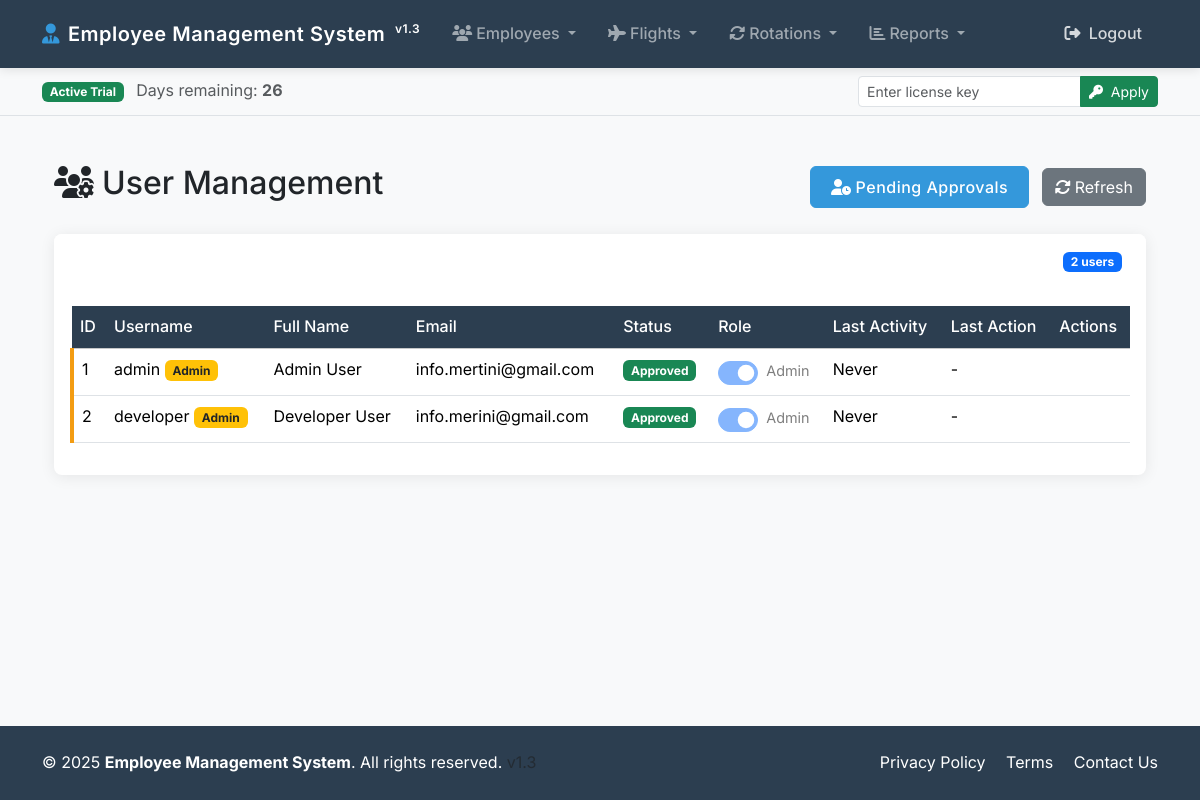
Screenshot of /admin/users (signed in) with the database file from the repository.
### tables this page shows
CREATE TABLE Users (
                                    id INTEGER PRIMARY KEY AUTOINCREMENT,
                                    username TEXT UNIQUE NOT NULL,
                                    password TEXT NOT NULL,
                                    email TEXT,
                                    full_name TEXT,
                                    is_admin BOOLEAN DEFAULT 0,
                                    is_developer BOOLEAN DEFAULT 0,
                                    is_approved BOOLEAN DEFAULT 0,
                                    last_activity TIMESTAMP,
                                    last_action TEXT,
                                    created_at TIMESTAMP DEFAULT CURRENT_TIMESTAMP
                                );

### Employee_Management_System.py (the view)
@app.route('/admin/users')
@admin_required
def admin_users():
    users = get_all_users()
    return render_template('admin_users.html', users=users)

### Employee_Management_System.py (called while the page is built)
@contextmanager
def get_db_connection():
    conn = None
    try:
        conn = sqlite3.connect('Operations.db')
        conn.row_factory = sqlite3.Row
        conn.execute("PRAGMA foreign_keys = ON")
        yield conn
    except sqlite3.Error as e:
        print(f"Database error: {e}")
        raise  # Re-raise the exception
    finally:
        if conn:
            conn.close()

def get_all_users():
    try:
        with get_db_connection() as conn:
            cursor = conn.cursor()
            cursor.execute("SELECT * FROM Users ORDER BY last_activity DESC")
            return cursor.fetchall()
    except sqlite3.Error as e:
        print(f"Database error: {e}")
        return []

def update_user_activity(user_id, action):
    try:
        with get_db_connection() as conn:
            cursor = conn.cursor()
            cursor.execute(
                "UPDATE Users SET last_activity = CURRENT_TIMESTAMP, last_action = ? WHERE id = ?",
                (action, user_id)
            )
            conn.commit()
            return True
    except sqlite3.Error as e:
        print(f"Database error updating user activity: {e}")
        return False

def admin_required(f):
    @wraps(f)
    def decorated_function(*args, **kwargs):
        if 'user_id' not in session:
            flash("Please log in to access this page.", "danger")
            return redirect(url_for('login'))
        if not session.get('is_admin'):
            flash("You don't have permission to access this page.", "danger")
            return redirect(url_for('main_menu'))
        action = f"Accessed admin page: {request.path}"
        update_user_activity(session['user_id'], action)
        return f(*args, **kwargs)
    return decorated_function

@app.context_processor
def inject_trial_status():
    return {
        'trial_status': get_trial_status()
    }

@app.context_processor
def utility_processor():
    return dict(check_file_exists=check_file_exists)

### templates/admin_users.html (shortened to what this page needs)
{% extends "base.html" %}
{% block content %}
<div class="container">
    <div class="d-flex justify-content-between align-items-center mb-4">
        <h2><i class="fas fa-users-cog me-2"></i>User Management</h2>
        <div>
            <a href="{{ url_for('pending_users') }}" class="btn btn-primary me-2">
                <i class="fas fa-user-clock me-1"></i>Pending Approvals
            </a>
            <a href="{{ url_for('admin_users') }}" class="btn btn-secondary">
                <i class="fas fa-sync-alt me-1"></i>Refresh
            </a>
        </div>
    </div>
    <div class="card mb-4">
        <div class="card-header bg-white d-flex justify-content-between align-items-center">
            <h5 class="mb-0">All Registered Users</h5>
            <span class="badge bg-primary">{{ users|length }} users</span>
        </div>
        <div class="card-body">
            <div class="table-responsive">
                <table class="table table-hover">
                    <thead class="table-light">
                        <tr>
                            <th>ID</th>
                            <th>Username</th>
                            <th>Full Name</th>
                            <th>Email</th>
                            <th>Status</th>
                            <th>Role</th>
                            <th>Last Activity</th>
                            <th>Last Action</th>
                            <th>Actions</th>
                        </tr>
                    </thead>
                    <tbody>
                        {% for user in users %}
                        <tr class="user-card {% if user['is_admin'] %}admin-card{% elif not user['is_approved'] %}pending-card{% else %}approved-card{% endif %}">
                            <td>{{ user['id'] }}</td>
                            <td>
                                {{ user['username'] }}
                                {% if user['is_admin'] %}
                                <span class="badge bg-warning text-dark user-badge">Admin</span>
                                {% endif %}
                            </td>
                            <td>{{ user['full_name'] or 'N/A' }}</td>
                            <td>{{ user['email'] }}</td>
                            <td>
                                {% if user['is_approved'] %}
                                    <span class="badge bg-success user-badge">Approved</span>
                                {% else %}
                                    <span class="badge bg-info text-dark user-badge">Pending</span>
                                {% endif %}
                            </td>
                            <td>
                                <div class="role-toggle form-check form-switch">
    <input class="form-check-input" type="checkbox"
           id="role-toggle-{{ user['id'] }}"
           {% if user['is_admin'] %}checked{% endif %}
           {% if user['id'] == session['user_id'] or user['id'] in [1, 2] %}disabled{% endif %}
           onchange="updateRole({{ user['id'] }}, this)">
    <label class="form-check-label" for="role-toggle-{{ user['id'] }}">
        {% if user['is_admin'] %}Admin{% else %}User{% endif %}
    </label>
</div>
                            </td>
                            <td>
                                {% if user['last_activity'] %}
                                    {{ user['last_activity']|datetimeformat }}
                                {% else %}
                                    Never
                                {% endif %}
                            </td>
                            <td class="last-action" title="{{ user['last_action'] or 'No action recorded' }}">
                                {{ user['last_action'] or '-' }}
                            </td>
                            <td class="action-btns">
</td>
                        </tr>
                        {% endfor %}
                    </tbody>
                </table>
            </div>
        </div>
    </div>
</div>
{% endblock %}

### templates/base.html (shortened to what this page needs)
<!DOCTYPE html>
<html lang="en">
<head>
    <link href="https://cdn.jsdelivr.net/npm/bootstrap@5.3.2/dist/css/bootstrap.min.css" rel="stylesheet">
    <link href="https://cdnjs.cloudflare.com/ajax/libs/font-awesome/6.4.0/css/all.min.css" rel="stylesheet">
</head>
<body>
    <nav class="navbar navbar-expand-lg navbar-dark sticky-top">
        <div class="container">
            <a class="navbar-brand" href="{{ url_for('main_menu') }}">
                <i class="fas fa-user-tie me-2"></i>Employee Management System <span class="version-badge">v1.3</span>
            </a>
            <div class="collapse navbar-collapse" id="mainNavbar">
                <ul class="navbar-nav me-auto">
                    <li class="nav-item dropdown">
                        <a class="nav-link dropdown-toggle" href="#" id="employeesDropdown" role="button" data-bs-toggle="dropdown">
                            <i class="fas fa-users me-1"></i>Employees
                        </a>
                    </li>
                    <li class="nav-item dropdown">
                        <a class="nav-link dropdown-toggle" href="#" id="flightsDropdown" role="button" data-bs-toggle="dropdown">
                            <i class="fas fa-plane me-1"></i>Flights
                        </a>
                    </li>
                    <li class="nav-item dropdown">
                        <a class="nav-link dropdown-toggle" href="#" id="rotationsDropdown" role="button" data-bs-toggle="dropdown">
                            <i class="fas fa-sync-alt me-1"></i>Rotations
                        </a>
                    </li>
                    <li class="nav-item dropdown">
                        <a class="nav-link dropdown-toggle" href="#" id="reportsDropdown" role="button" data-bs-toggle="dropdown">
                            <i class="fas fa-chart-bar me-1"></i>Reports
                        </a>
                    </li>
                </ul>
                <form class="d-flex" action="{{ url_for('logout') }}" method="POST">
                    <button type="submit" class="btn-logout">
                        <i class="fas fa-sign-out-alt me-1"></i> Logout
                    </button>
                </form>
            </div>
        </div>
    </nav>
    {% if trial_status %}
    <div class="container-fluid bg-light py-2 border-bottom">
        <div class="container d-flex justify-content-between align-items-center">
            <div>
                <span class="badge bg-{% if trial_status.is_active %}success{% else %}danger{% endif %} me-2">
                    {% if trial_status.is_active %}Active Trial{% else %}Trial Expired{% endif %}
                </span>
                <span class="text-muted">
                    Days remaining: <strong>{{ trial_status.days_remaining }}</strong>
                </span>
            </div>
            <form method="post" action="{{ url_for('apply_trial_extension_route') }}" class="d-flex">
                <div class="input-group input-group-sm" style="width: 300px;">
                    <input type="text" class="form-control" name="license_key"
                           placeholder="Enter license key" required>
                    <button type="submit" class="btn btn-success">
                        <i class="fas fa-key me-1"></i> Apply
                    </button>
                </div>
            </form>
        </div>
    </div>
    {% endif %}
    <main class="container py-4">
        {% block content %}{% endblock %}
    </main>
    <footer class="py-4">
        <div class="container">
            <div class="row">
                <div class="col-md-6 text-center text-md-start">
                    <p class="mb-0">&copy; 2025 <strong>Employee Management System</strong>. All rights reserved. <span class="text-muted">v1.3</span></p>
                </div>
                <div class="col-md-6 text-center text-md-end">
                    <a href="{{ url_for('privacy_policy') }}" class="text-white me-3">Privacy Policy</a>
                    <a href="{{ url_for('terms_and_conditions') }}" class="text-white me-3">Terms</a>
                    <a href="{{ url_for('contact_us') }}" class="text-white">Contact Us</a>
                </div>
            </div>
        </div>
    </footer>
</body>
</html>

### templates/base.html (style rules this page uses)
:root { --primary-color: #2c3e50; --secondary-color: #3498db; --accent-color: #e74c3c; --light-gray: #f8f9fa; --dark-gray: #343a40; }
body { font-family: 'Inter', -apple-system, BlinkMacSystemFont, 'Segoe UI', Roboto, sans-serif; background-color: var(--light-gray); color: #212529; line-height: 1.6; display: flex; flex-direction: column; min-height: 100vh; }
.navbar { background-color: var(--primary-color) !important; box-shadow: 0 2px 10px rgba(0, 0, 0, 0.1); padding: 0.8rem 0; }
.navbar-brand { font-weight: 600; letter-spacing: 0.5px; }
.navbar-brand i { color: var(--secondary-color); }
.nav-link { font-weight: 500; padding: 0.5rem 1rem !important; border-radius: 4px; transition: all 0.2s ease; }
.container { flex: 1; }
.card { border: none; border-radius: 8px; box-shadow: 0 2px 15px rgba(0, 0, 0, 0.08); transition: transform 0.2s ease, box-shadow 0.2s ease; margin-bottom: 2rem; overflow: hidden; }
.card-header { background-color: var(--primary-color); color: white; font-weight: 600; padding: 1rem 1.5rem; border-bottom: none; }
.btn-primary { background-color: var(--secondary-color); border-color: var(--secondary-color); font-weight: 500; letter-spacing: 0.5px; padding: 0.5rem 1.25rem; }
.table th { background-color: var(--primary-color); color: white; font-weight: 500; white-space: nowrap; }
footer { background-color: var(--primary-color); color: white; margin-top: 3rem; }
footer a { color: var(--secondary-color); text-decoration: none; }
.btn-logout { background: none; border: none; color: rgba(255, 255, 255, 0.8); padding: 0.5rem 1rem; font-weight: 500; cursor: pointer; }
.version-badge { font-size: 0.75rem; vertical-align: super; margin-left: 0.25rem; }

### templates/admin_users.html (style rules this page uses)
.user-card { transition: all 0.3s ease; border-left: 4px solid; }
.admin-card { border-left-color: #f39c12; }
.user-badge { font-size: 0.75rem; }
.role-toggle { display: flex; align-items: center; }
.role-toggle .form-check-input { width: 2.5em; height: 1.5em; margin-right: 0.5rem; }
.role-toggle .form-check-label { font-size: 0.9rem; }
.last-action { max-width: 200px; white-space: nowrap; overflow: hidden; text-overflow: ellipsis; }

### rows the page displays
Users: id "1", username "admin", shows "Admin", full_name "Admin User", email "info.mertini@gmail.com", is_approved "Approved", is_admin "☑", user "-"
Users: id "2", username "developer", shows "Admin", full_name "Developer User", email "info.merini@gmail.com", is_approved "Approved", is_admin "☑", user "-"

### other values shown
{{ trial_status.days_remaining }} "26"
{{ users|length }} "2"
